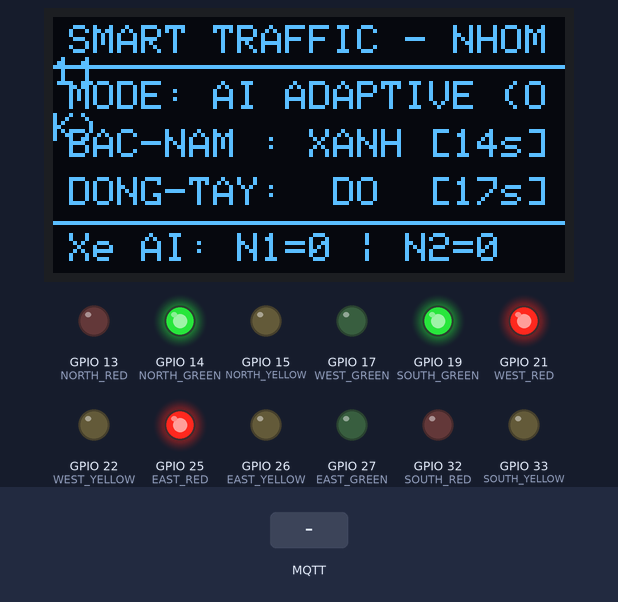
The sketch below on a simulated ESP32. Shown: 128×64 one-colour display, output pins drawn as LEDs (lit = HIGH). The test bench sets the inputs (shaded band). WiFi joins after 1.5 s; servers stay silent unless stated; no MQTT or app messages arrive unless stated; what the sketch prints to the serial monitor is not drawn.

Above: at 3.2 s.
3.3 s: MQTT message "1" arrives on the first subscribed topic
At 16.4 s:
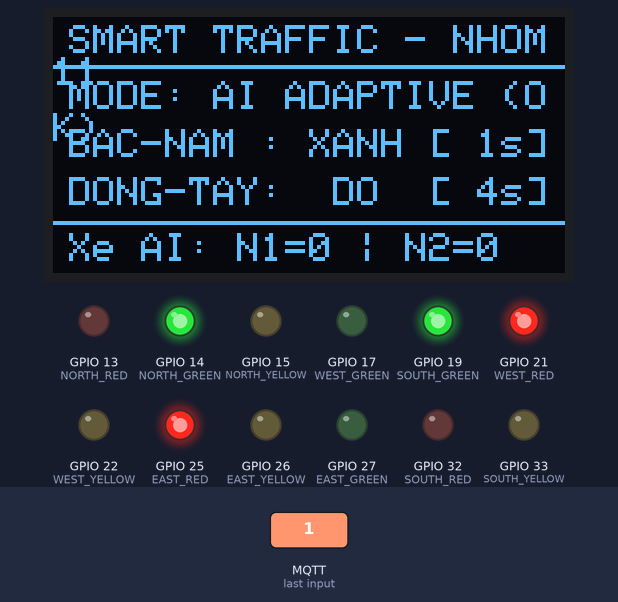
20.1 s: MQTT message "0" arrives on the first subscribed topic
At 35.4 s:
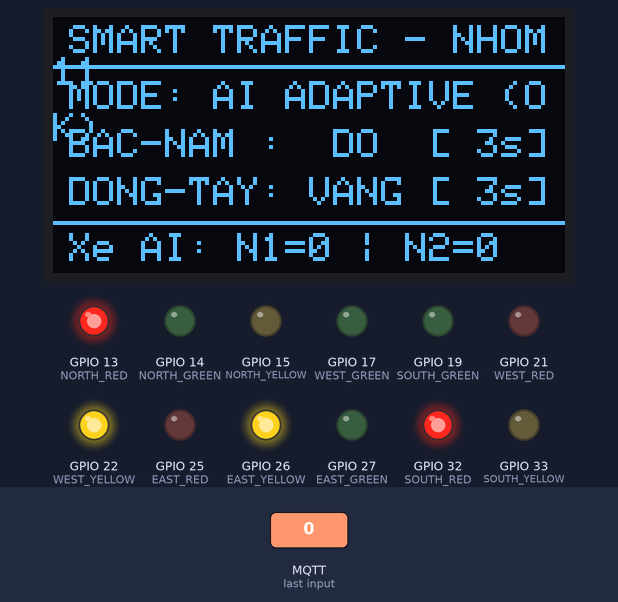
38.1 s: MQTT message "2" arrives on the first subscribed topic
At 53.4 s:
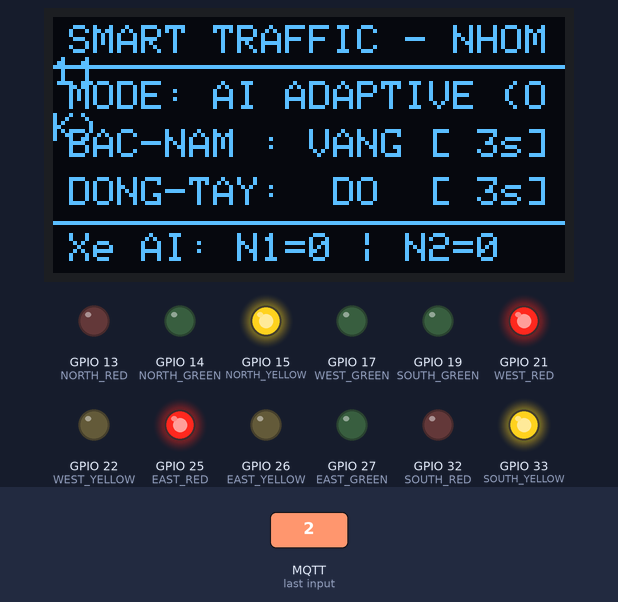
72.1 s: MQTT message "1" arrives on the first subscribed topic
At 73.5 s:
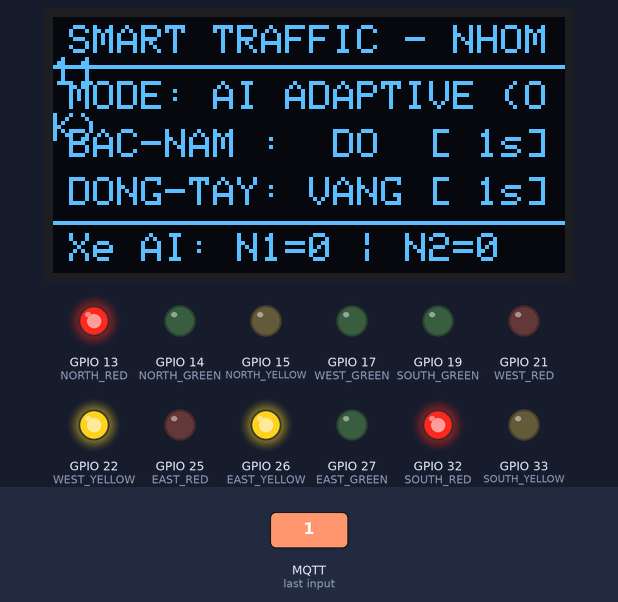
Timing chart, 0 to 90.2 s (numbered marks = the images above; inputs shaded):
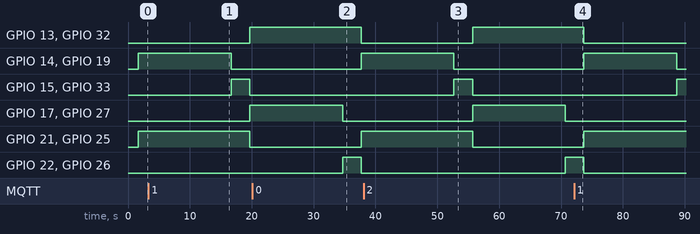

The sketch:

traffic_light_fsm.ino
```cpp
/*
 * HỆ THỐNG ĐÈN GIAO THÔNG THÍCH ỨNG THỜI GIAN THỰC (NHÓM 11)
 * FIRMWARE ĐIỀU KHIỂN ESP32 (4 CỤM ĐÈN + OLED SPI + MQTT + FSM NON-BLOCKING)
 *
 * PHIÊN BẢN ĐÃ TỐI ƯU (BỎ ĐÈN ĐI BỘ - DỄ CẮM CHÂN 100%):
 * - Màn hình OLED SPI: D0(18), D1(23), RES(4), DC(16), CS(5)
 * - Đèn Bắc: Đỏ(13), Vàng(2) [Dùng D2 có sẵn trên bo], Xanh(14)
 * - Đèn Đông: Đỏ(25), Vàng(26), Xanh(27)
 * - Đèn Nam: Đỏ(32), Vàng(33), Xanh(19)
 * - Đèn Tây: Đỏ(21), Vàng(22), Xanh(17)
 */

#include <WiFi.h>
#include <PubSubClient.h>
#include <ArduinoJson.h>
#include <SPI.h>
#include <Wire.h>
#include <Adafruit_GFX.h>
#include <Adafruit_SSD1306.h>

// --- 1. CẤU HÌNH WIFI & MQTT ---
const char* WIFI_SSID     = "201";       // Thay bằng tên Wi-Fi nhà/phòng bạn
const char* WIFI_PASSWORD = "46478405";          // Thay bằng mật khẩu Wi-Fi
const char* MQTT_SERVER   = "192.168.0.103";           // Địa chỉ IP của Laptop chạy Mosquitto Broker
const int   MQTT_PORT     = 1883;
const char* TOPIC_TIMING  = "traffic/sa_ban/timing";

// --- 2. CẤU HÌNH MÀN HÌNH OLED SPI 0.96 INCH (7 CHÂN) ---
#define SCREEN_WIDTH 128
#define SCREEN_HEIGHT 64
#define OLED_MOSI   23  // Chân D1 trên OLED nối D23
#define OLED_CLK    18  // Chân D0 trên OLED nối D18
#define OLED_DC     16  // Chân DC trên OLED nối D16 (RX2)
#define OLED_CS      5  // Chân CS trên OLED nối D5
#define OLED_RESET   4  // Chân RES trên OLED nối D4

Adafruit_SSD1306 display(SCREEN_WIDTH, SCREEN_HEIGHT, OLED_MOSI, OLED_CLK, OLED_DC, OLED_RESET, OLED_CS);

// --- 3. ĐỊNH NGHĨA CHÂN GPIO CHO 4 CỤM ĐÈN XE ---
// Cụm 1: Hướng BẮC (Pha 1)
#define NORTH_RED     13  // Chân D13
#define NORTH_YELLOW  15  // Chân D15
#define NORTH_GREEN   14  // Chân D14

// Cụm 2: Hướng NAM (Pha 1)
#define SOUTH_RED     32  // Chân D32
#define SOUTH_YELLOW  33  // Chân D33
#define SOUTH_GREEN   19  // Chân D19

// Cụm 3: Hướng ĐÔNG (Pha 2)
#define EAST_RED      25  // Chân D25
#define EAST_YELLOW   26  // Chân D26
#define EAST_GREEN    27  // Chân D27

// Cụm 4: Hướng TÂY (Pha 2)
#define WEST_RED      21  // Chân D21
#define WEST_YELLOW   22  // Chân D22
#define WEST_GREEN    17  // Chân D17 (TX2)

// --- 4. MÁY TRẠNG THÁI HỮU HẠN (FSM) & BỘ ĐỆM ĐÔI ---
enum TrafficState {
  STATE_PHASE1_GREEN,   // Bắc-Nam Xanh, Đông-Tây Đỏ
  STATE_PHASE1_YELLOW,  // Bắc-Nam Vàng, Đông-Tây Đỏ
  STATE_PHASE2_GREEN,   // Bắc-Nam Đỏ, Đông-Tây Xanh
  STATE_PHASE2_YELLOW   // Bắc-Nam Đỏ, Đông-Tây Vàng
};

TrafficState currentState = STATE_PHASE1_GREEN;

// Active Buffer: Đang chạy trong chu kỳ thực tế
int activeGreen1 = 15;
int activeGreen2 = 15;
int activeYellow = 3;

// Shadow Buffer: Nhận từ MQTT (chờ nạp)
int pendingGreen1 = 15;
int pendingGreen2 = 15;
int pendingYellow = 3;

// Biến lưu số xe đếm được từ AI
int currentN1 = 0;
int currentN2 = 0;

// Bộ đếm lùi thời gian bằng millis() (Non-blocking)
unsigned long previousMillis = 0;
int countdown = 0;

// Failsafe Watchdog: Quá 15s không có MQTT -> Chạy cố định
unsigned long lastMqttReceiveTime = 0;
const unsigned long FAILSAFE_TIMEOUT_MS = 15000;

WiFiClient espClient;
PubSubClient client(espClient);

// --- HÀM BẬT/TẮT 4 CỤM ĐÈN ---
void setLights(bool n_r, bool n_y, bool n_g,
               bool s_r, bool s_y, bool s_g,
               bool e_r, bool e_y, bool e_g,
               bool w_r, bool w_y, bool w_g) {
  digitalWrite(NORTH_RED, n_r);
  digitalWrite(NORTH_YELLOW, n_y);
  digitalWrite(NORTH_GREEN, n_g);

  digitalWrite(SOUTH_RED, s_r);
  digitalWrite(SOUTH_YELLOW, s_y);
  digitalWrite(SOUTH_GREEN, s_g);

  digitalWrite(EAST_RED, e_r);
  digitalWrite(EAST_YELLOW, e_y);
  digitalWrite(EAST_GREEN, e_g);

  digitalWrite(WEST_RED, w_r);
  digitalWrite(WEST_YELLOW, w_y);
  digitalWrite(WEST_GREEN, w_g);
}

// --- CẬP NHẬT GIAO DIỆN OLED RÕ NÉT (ĐÃ BỎ ĐI BỘ) ---
void updateOLED() {
  display.clearDisplay();
  display.setTextColor(SSD1306_WHITE);

  // Tiêu đề
  display.setTextSize(1);
  display.setCursor(4, 2);
  display.print(F("SMART TRAFFIC - NHOM11"));
  display.drawLine(0, 12, 128, 12, SSD1306_WHITE);

  // Chế độ hoạt động
  display.setCursor(4, 16);
  if (millis() - lastMqttReceiveTime > FAILSAFE_TIMEOUT_MS) {
    display.print(F("MODE: FAILSAFE (15s)"));
  } else {
    display.print(F("MODE: AI ADAPTIVE (OK)"));
  }

  // Hiển thị trạng thái & đếm giây từng trục
  display.setCursor(4, 28);
  switch (currentState) {
    case STATE_PHASE1_GREEN:
      display.printf("BAC-NAM : XANH [%2ds]\n", countdown);
      display.setCursor(4, 40);
      display.printf("DONG-TAY:  DO  [%2ds]", countdown + activeYellow);
      break;
    case STATE_PHASE1_YELLOW:
      display.printf("BAC-NAM : VANG [%2ds]\n", countdown);
      display.setCursor(4, 40);
      display.printf("DONG-TAY:  DO  [%2ds]", countdown);
      break;
    case STATE_PHASE2_GREEN:
      display.printf("BAC-NAM :  DO  [%2ds]\n", countdown + activeYellow);
      display.setCursor(4, 40);
      display.printf("DONG-TAY: XANH [%2ds]", countdown);
      break;
    case STATE_PHASE2_YELLOW:
      display.printf("BAC-NAM :  DO  [%2ds]\n", countdown);
      display.setCursor(4, 40);
      display.printf("DONG-TAY: VANG [%2ds]", countdown);
      break;
  }

  // Dòng đáy: Số xe AI đếm được
  display.drawLine(0, 51, 128, 51, SSD1306_WHITE);
  display.setCursor(4, 54);
  display.printf("Xe AI: N1=%d | N2=%d", currentN1, currentN2);

  display.display();
}

// --- XỬ LÝ GÓI TIN MQTT TỪ BACKEND PYTHON ---
void mqttCallback(char* topic, byte* payload, unsigned int length) {
  String jsonStr;
  for (unsigned int i = 0; i < length; i++) {
    jsonStr += (char)payload[i];
  }

  StaticJsonDocument<256> doc;
  DeserializationError error = deserializeJson(doc, jsonStr);
  if (!error) {
    pendingGreen1 = doc["green1"] | 15;
    pendingGreen2 = doc["green2"] | 15;
    pendingYellow = doc["yellow"] | 3;
    currentN1     = doc["n1"] | 0;
    currentN2     = doc["n2"] | 0;
    lastMqttReceiveTime = millis();
  }
}

// --- KẾT NỐI WIFI & MQTT ---
void setupWiFi() {
  Serial.print("Ket noi WiFi: ");
  Serial.println(WIFI_SSID);
  WiFi.begin(WIFI_SSID, WIFI_PASSWORD);
  int count = 0;
  while (WiFi.status() != WL_CONNECTED && count < 20) {
    delay(400);
    Serial.print(".");
    count++;
  }
  if (WiFi.status() == WL_CONNECTED) {
    Serial.println("\nWiFi OK! IP: ");
    Serial.println(WiFi.localIP());
  } else {
    Serial.println("\nChua ket noi WiFi -> Chay Failsafe.");
  }
}

void reconnectMQTT() {
  if (!client.connected() && WiFi.status() == WL_CONNECTED) {
    if (client.connect("ESP32_Traffic_Group11")) {
      client.subscribe(TOPIC_TIMING);
    }
  }
}

void setup() {
  Serial.begin(115200);

  // Cấu hình chân đèn xe là ngõ ra OUTPUT
  pinMode(NORTH_RED, OUTPUT); pinMode(NORTH_YELLOW, OUTPUT); pinMode(NORTH_GREEN, OUTPUT);
  pinMode(SOUTH_RED, OUTPUT); pinMode(SOUTH_YELLOW, OUTPUT); pinMode(SOUTH_GREEN, OUTPUT);
  pinMode(EAST_RED, OUTPUT);  pinMode(EAST_YELLOW, OUTPUT);  pinMode(EAST_GREEN, OUTPUT);
  pinMode(WEST_RED, OUTPUT);  pinMode(WEST_YELLOW, OUTPUT);  pinMode(WEST_GREEN, OUTPUT);

  // Khởi động OLED SPI
  if (display.begin(SSD1306_SWITCHCAPVCC)) {
    display.clearDisplay();
    display.display();
  }

  // Kết nối mạng
  setupWiFi();
  client.setServer(MQTT_SERVER, MQTT_PORT);
  client.setCallback(mqttCallback);

  // Bắt đầu chu kỳ
  countdown = activeGreen1;
  previousMillis = millis();
}

void loop() {
  // Duy trì kết nối MQTT
  if (!client.connected()) {
    static unsigned long lastReconnect = 0;
    if (millis() - lastReconnect > 5000) {
      lastReconnect = millis();
      reconnectMQTT();
    }
  } else {
    client.loop();
  }

  // --- MÁY TRẠNG THÁI HỮU HẠN FSM (ĐẾM LÙI TỪNG GIÂY) ---
  unsigned long currentMillis = millis();
  if (currentMillis - previousMillis >= 1000) {
    previousMillis = currentMillis;
    countdown--;

    if (countdown <= 0) {
      switch (currentState) {
        case STATE_PHASE1_GREEN:
          currentState = STATE_PHASE1_YELLOW;
          countdown = activeYellow;
          break;

        case STATE_PHASE1_YELLOW:
          currentState = STATE_PHASE2_GREEN;
          countdown = activeGreen2;
          break;

        case STATE_PHASE2_GREEN:
          currentState = STATE_PHASE2_YELLOW;
          countdown = activeYellow;
          break;

        case STATE_PHASE2_YELLOW:
          currentState = STATE_PHASE1_GREEN;
          // DOUBLE BUFFERING: Đổi sang thời gian mới nhất từ AI khi xong 1 vòng
          activeGreen1 = pendingGreen1;
          activeGreen2 = pendingGreen2;
          activeYellow = pendingYellow;
          countdown = activeGreen1;
          break;
      }
    }

    updateOLED();
  }

  // --- ĐIỀU KHIỂN CÁC ĐÈN THEO PHA ---
  switch (currentState) {
    case STATE_PHASE1_GREEN:
      // Bắc-Nam: XANH | Đông-Tây: ĐỎ
      setLights(LOW, LOW, HIGH,
                LOW, LOW, HIGH,
                HIGH, LOW, LOW,
                HIGH, LOW, LOW);
      break;

    case STATE_PHASE1_YELLOW:
      // Bắc-Nam: VÀNG | Đông-Tây: ĐỎ
      setLights(LOW, HIGH, LOW,
                LOW, HIGH, LOW,
                HIGH, LOW, LOW,
                HIGH, LOW, LOW);
      break;

    case STATE_PHASE2_GREEN:
      // Bắc-Nam: ĐỎ | Đông-Tây: XANH
      setLights(HIGH, LOW, LOW,
                HIGH, LOW, LOW,
                LOW, LOW, HIGH,
                LOW, LOW, HIGH);
      break;

    case STATE_PHASE2_YELLOW:
      // Bắc-Nam: ĐỎ | Đông-Tây: VÀNG
      setLights(HIGH, LOW, LOW,
                HIGH, LOW, LOW,
                LOW, HIGH, LOW,
                LOW, HIGH, LOW);
      break;
  }
}
```

Measured:
- after the input at 38.1 s, the display: first changes after 0.59 s (image 3 shows a later state)
- after the input at 72.1 s, the display: changes after 0.60 s (image 4)
- what the display in image 1 shows lasts 1.0 s, from 15.7 s to 16.7 s
